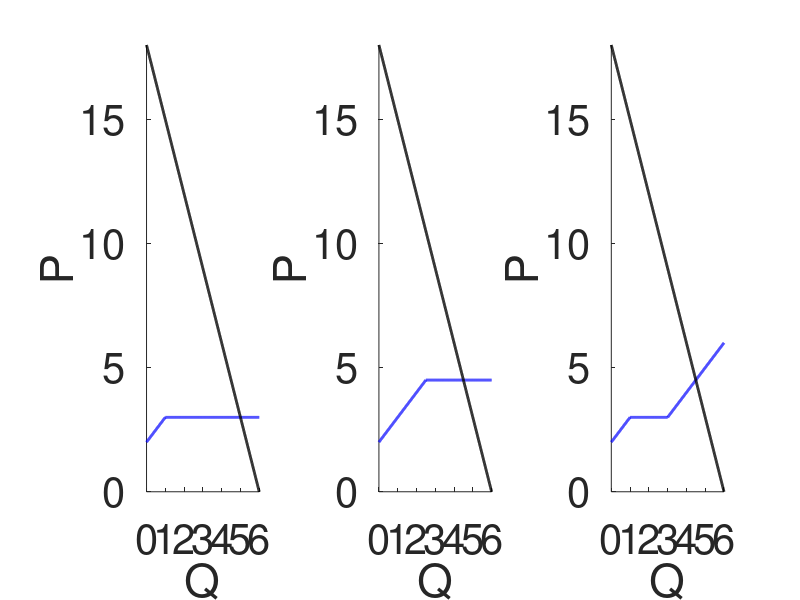

Source code (MATLAB):
Q1 = 0 : 0.01 : 1;
P1 = Q1 + 2;

Q2 = 1 : 0.01 : 3;
P2 = 3 * ones(1,length(Q2));

Q3 = 3 : 0.01 : 6;
P3 = 3 * ones(1,length(Q3));

Q4 = 1 : 0.01 : 2.5;
P4 = Q4 + 2;

Q5 = 2.5 : 0.01 : 6;
P5 = 4.5 * ones(1,length(Q5));

Q6 = 3 : 0.01 : 6;
P6 = Q6;

QD = 0 : 0.01 : 6;
PD = 3 * (-QD + 6);

% figure;
% hold on;
% set(gca, 'fontsize', 30);
% xlabel('Q');
% ylabel('P');
% xlim([0, 6]);
% ylim([0, 6]);
% plot([Q1,Q2,Q3], [P1,P2,P3], 'color', 'b', 'linewidth', 2);
% plot([Q1,Q4,Q5], [P1,P4,P5], 'color', 'r', 'linewidth', 2);
% plot([Q1,Q2,Q6], [P1,P2,P6], 'color', 'g', 'linewidth', 2);
% plot(QD, PD, 'color', 'k', 'linewidth', 2)
% legend('Free', 'Tariff', 'Quota', 'Demand');

figure;
subplot(1,3,1);
hold on;
set(gca, 'fontsize', 30);
xlabel('Q');
ylabel('P');
xlim([0, 6]);
ylim([0, 18]);
plot([Q1,Q2,Q3], [P1,P2,P3], 'color', 'b', 'linewidth', 2);
plot(QD, PD, 'color', 'k', 'linewidth', 2)
subplot(1,3,2);
hold on;
set(gca, 'fontsize', 30);
xlabel('Q');
ylabel('P');
xlim([0, 6]);
ylim([0, 18]);
plot([Q1,Q4,Q5], [P1,P4,P5], 'color', 'b', 'linewidth', 2);
plot(QD, PD, 'color', 'k', 'linewidth', 2)
subplot(1,3,3);
hold on;
set(gca, 'fontsize', 30);
xlabel('Q');
ylabel('P');
xlim([0, 6]);
ylim([0, 18]);
plot([Q1,Q2,Q6], [P1,P2,P6], 'color', 'b', 'linewidth', 2);
plot(QD, PD, 'color', 'k', 'linewidth', 2)